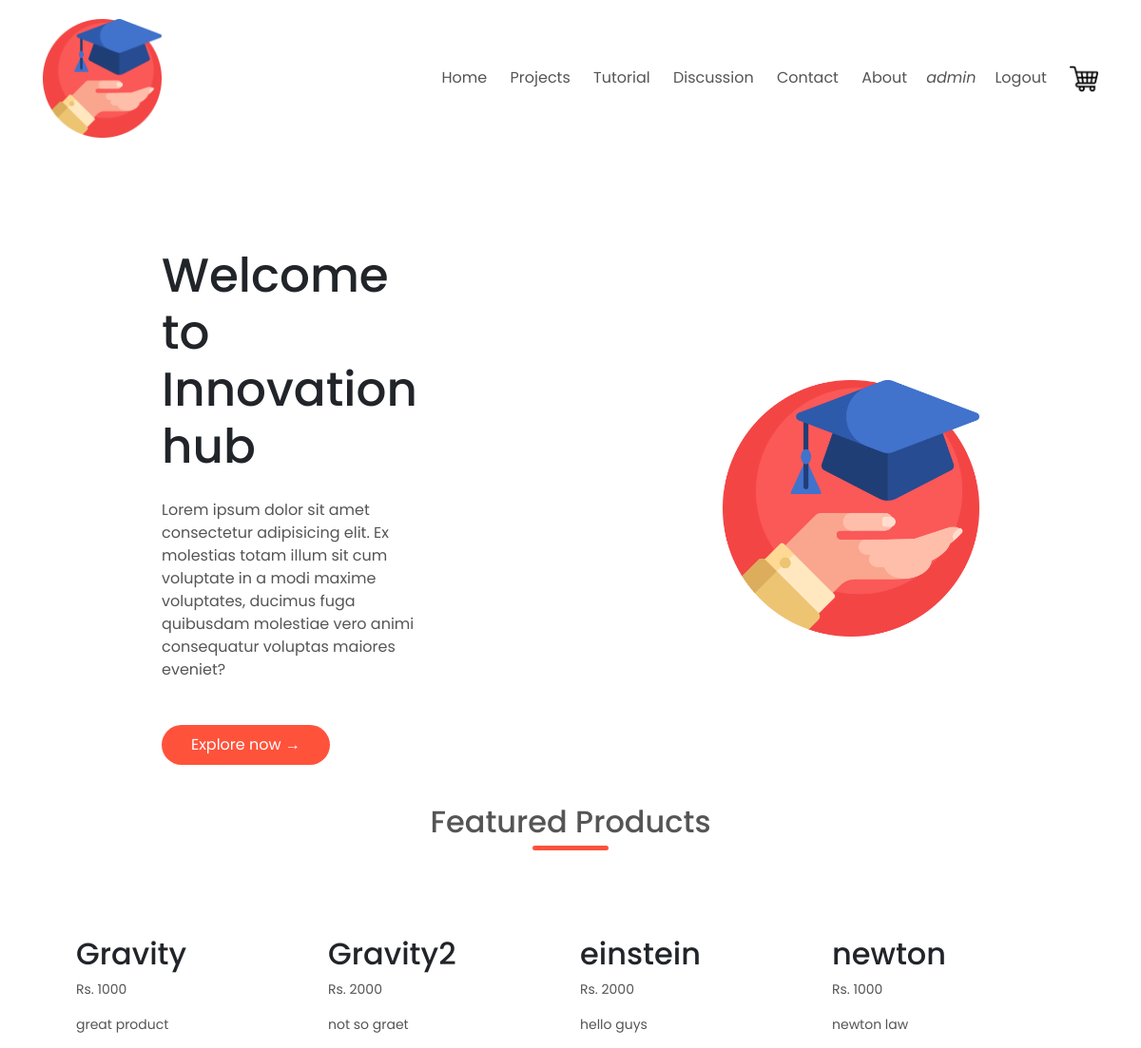
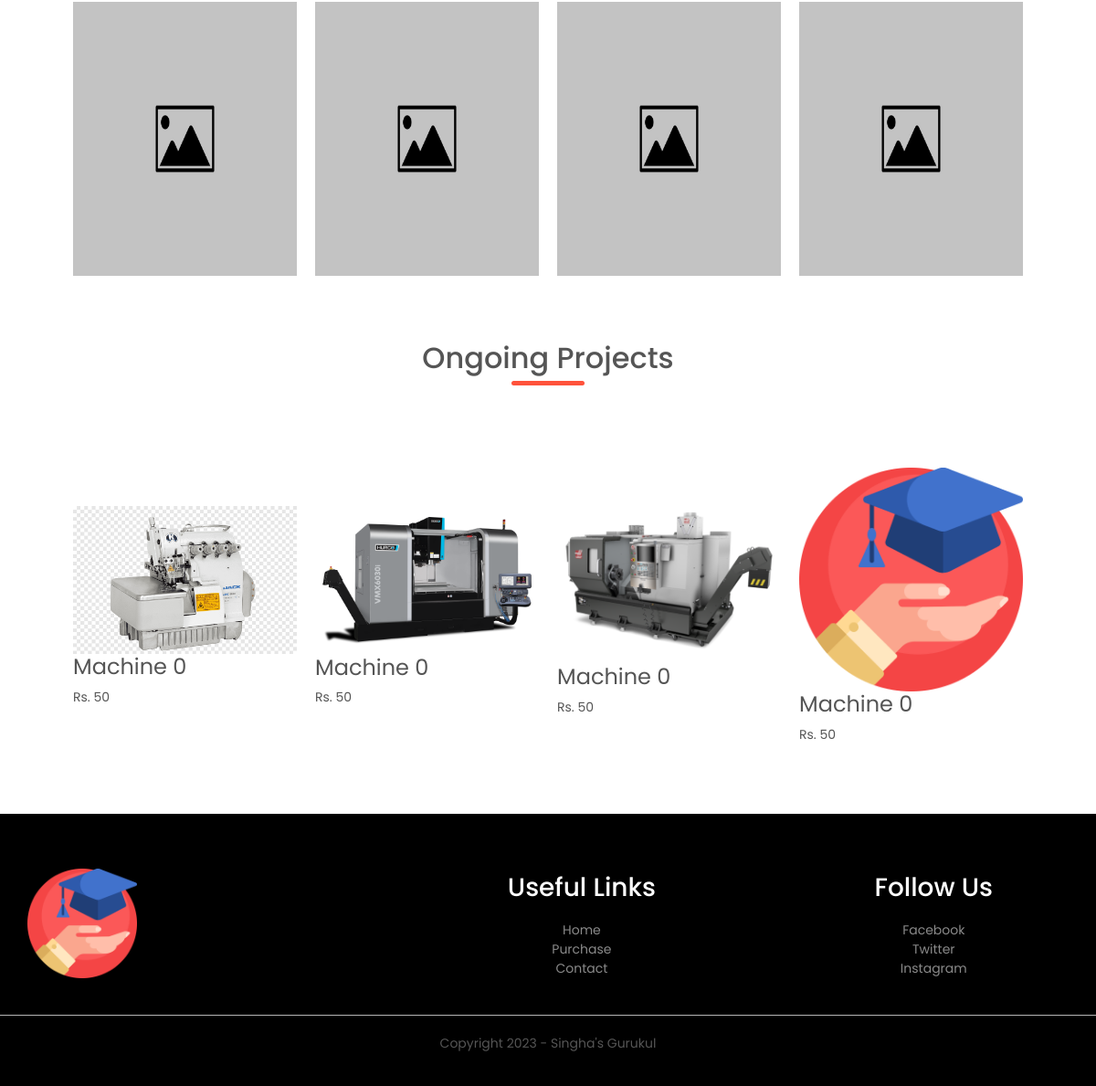
The app's page / (signed in) with its own data (2 pictures, top to bottom).
### nic_app/models.py (models this page shows)
class Instrument(models.Model):
    name = models.CharField(max_length=50)
    price = models.IntegerField()
    description = models.TextField()
    image = models.ImageField(upload_to='images/instruments/', default=default_image)
    def __str__(self):
        return self.name

### nic_app/views.py (the view)
# urls.py: path('', home, name='home'),
def home(request):
    instruments=Instrument.objects.all()
    print(instruments)
    print(type(instruments))
    return render(request, 'home.html', {'instruments':instruments})

### templates/home.html (shortened to what this page needs)
{% extends "header.html" %}
{% load static %}
{%block content%}
<div class="header">
  <div class="container">
    {% include 'navbar.html' %}
    <div class="row">
      <div class="col-2">
        <h1>Welcome to <br> Innovation hub</h1>
        <p>Lorem ipsum dolor sit amet consectetur adipisicing elit. Ex molestias totam illum sit cum voluptate in a modi
          maxime voluptates, ducimus fuga quibusdam molestiae vero animi consequatur voluptas maiores eveniet?</p>
        <a href="" class="btn">Explore now &#8594;</a>
      </div>
      <div class="col-2">
        <img src="{% static 'images/icon.png' %}" alt="image">
      </div>
    </div>
  </div>
</div>
<div class="small-container">
  <h2 class="title"><a href='/purchase'>Featured Products</a></h2>
  <div class="row">
    {%for item in instruments|slice:":4"%}
    <div class="col-4">
      <h2>{{ item.name }}</h2>
      <p>Rs. {{ item.price }}</p>
      <p>{{ item.description }}</p>
      <img src="{{ item.image.url }}" width="300" height="300" alt="{{item.name}}">
    </div>
    {% endfor %}
  </div>
  <h2 class="title">Ongoing Projects</h2>
  <div class="row">
    <div class="col-4">
      <img src="{%static 'images/category-0.png'%}" alt="">
      <h4>Machine 0</h4>
      <p>Rs. 50</p>
    </div>
    <div class="col-4">
      <img src="{%static 'images/category-1.png'%}" alt="">
      <h4>Machine 0</h4>
      <p>Rs. 50</p>
    </div>
    <div class="col-4">
      <img src="{%static 'images/category-2.png'%}" alt="">
      <h4>Machine 0</h4>
      <p>Rs. 50</p>
    </div>
    <div class="col-4">
      <img src="{%static 'images/icon.png'%}" alt="">
      <h4>Machine 0</h4>
      <p>Rs. 50</p>
    </div>
  </div>
</div>
{% include 'footer.html' %}
{%endblock%}

### templates/navbar.html (shortened to what this page needs)
{% load static %}
<link rel="stylesheet" href="{% static 'styles/style.css' %}">
<div class='navbar'>
  <div class='logo'>
    <img src="{%static 'images/icon.png'%}" width="125px">
  </div>
  <nav>
<ul id="MenuItems">
    <li><a href="/">Home</a></li>
    <li><a href="/purchase">Projects</a></li>
    <li><a href="/tutorial">Tutorial</a></li>
    <li><a href="/discussion">Discussion</a></li>
    <li><a href="/contact">Contact</a></li>
    <li><a href="/about">About</a></li>
    {% if user.is_authenticated %}
    <li style="float:right"><a class="active" href="/logout">Logout</a></li>
    <li class='username' style='float:right'><a href="/user">{{user.username}}</a></li>
    {%else%}
    <li style="float:right"><a class="active" href="/login">Login</a></li>
    {%endif%}
  </ul>
  <img src="{%static 'images/cart.png'%}" alt="cart" width="30px" height="30px">
</nav>
</div>

### static/styles/style.css (style rules this page uses)
* { margin: 0; padding: 0; box-sizing: border-box; }
body { font-family: 'Poppins', sans-serif; max-width: 100%; }
.navbar { display: flex; align-items: center; padding: 20px; }
nav { flex:1; text-align: right; }
nav ul { display: inline-block; list-style-type: none; }
nav ul li { display: inline-block; margin-right: 20px; }
a { text-decoration: none; color: #555; }
p { color: #555; }
.container { max-width: 1300px; margin: auto; padding-left: 25px; padding-right: 25px; }
.row { display: flex; align-items: center; flex-wrap: wrap; justify-content: space-around; }
.col-2 { flex-basis: 50%; min-width: 300px; }
.col-2 img { max-width: 100%; padding: 50px 0; }
.col-2 h1 { font-size: 50px; line-height: 60px; margin: 25px 0; }
.btn { display: inline-block; background: #ff523b; color: #fff; padding: 8px 30px; margin: 30px 0; border-radius: 30px; transition: background 0.5s; }
.header .row { margin-top: 70px; }
.small-container { max-width: 1080px; margin: auto; padding-left: 25px; padding-right: 25px; }
.col-4 { flex-basis: 25%; padding: 10px; min-width: 200px; margin-bottom: 50px; transition: transform 0.5s; }
.col-4 img { width: 100%; }
.title { text-align: center; margin: 0 auto 80px; position: relative; line-height: 60px; color: #555; }
.title::after { content: ''; background: #ff523b; width: 80px; height: 5px; border-radius: 5px; position: absolute; bottom: 0; left: 50%; transform: translateX(-50%); }
h4 { color: #555; font-weight: normal; }
.col-4 p { font-size: 14px; }
ul { list-style-type: none; }
.username { font-style: italic; }

### records on screen
Instrument: name "Gravity", price "1000", description "great product", image (placeholder picture)
Instrument: name "Gravity2", price "2000", description "not so graet", image (placeholder picture)
Instrument: name "einstein", price "2000", description "hello guys", image (placeholder picture)
Instrument: name "newton", price "1000", description "newton law", image (placeholder picture)

### other values on screen
{{ user.username }} "admin"
